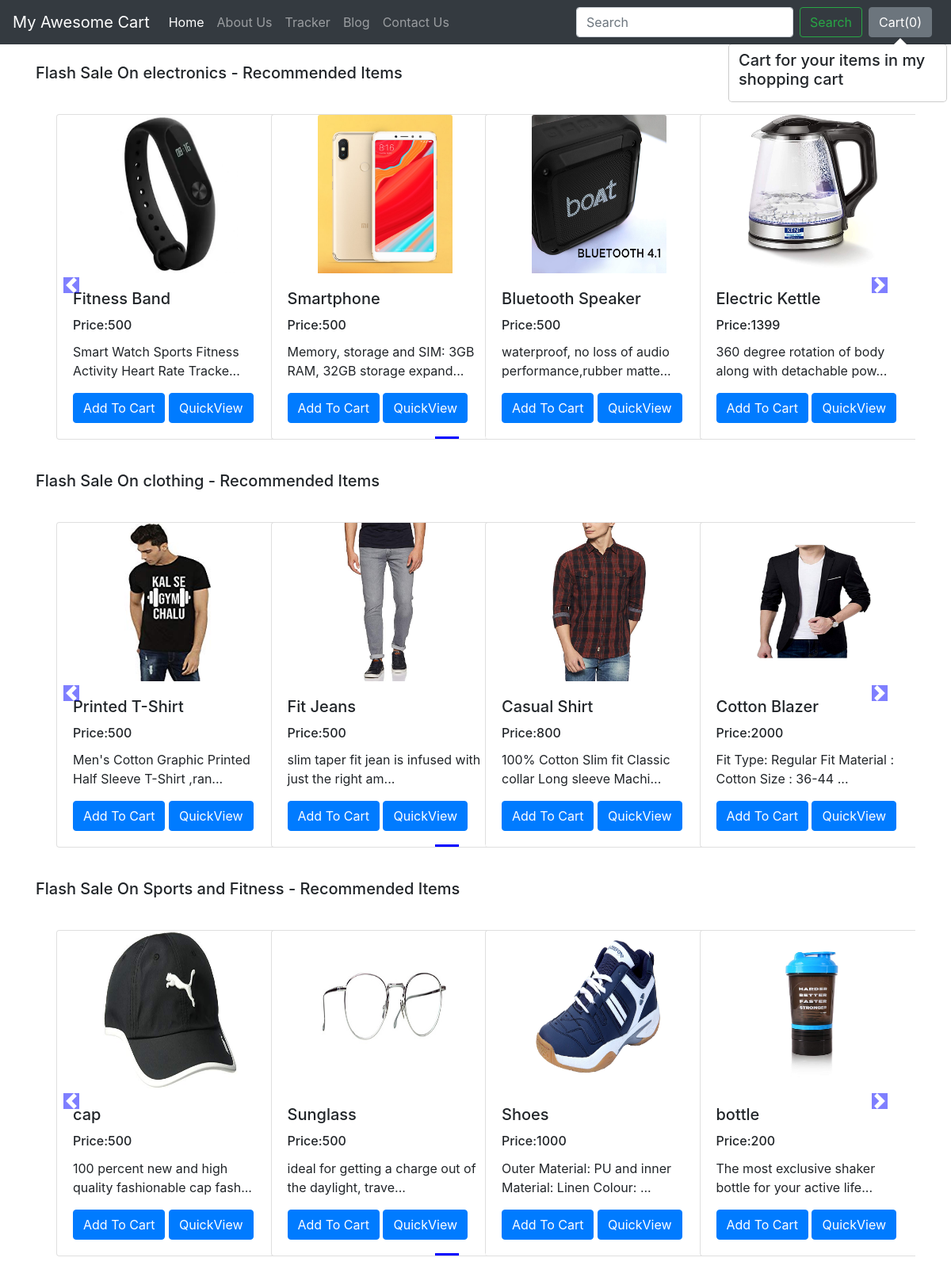
The app's page /shop/ with its own data.
### shop/models.py (models this page shows, shortened)
class Product(models.Model):
    product_id = models.AutoField
    product_name = models.CharField(max_length=50)
    category = models.CharField(max_length=50, default="")
    subcategory = models.CharField(max_length=50, default="")
    price = models.IntegerField(default=0)
    desc = models.CharField(max_length=300)
    pub_date = models.DateField()
    image = models.ImageField(upload_to='shop/images', default="")

### shop/views.py (the view)
# urls.py: path("", views.index, name="blogHome"),
def index(request):
    allProds = []
    catprods = Product.objects.values('category', 'id')
    cats = {item['category'] for item in catprods}
    for cat in cats:
        prod = Product.objects.filter(category=cat)
        n = len(prod)
        nSlides = n // 4 + ceil((n / 4) - (n // 4))
        allProds.append([prod, range(1, nSlides), nSlides])
    params = {'allProds':allProds}
    return render(request, 'shop/index.html', params)

### shop/templates/shop/index.html (shortened to what this page needs)
{% extends 'shop/basic.html' %}
{% block body %}
{% load static %}
<div class="container">
    {% for product, range, nSlides in allProds %}
    <h5 class="my-4">Flash Sale On {{product.0.category}} - Recommended Items</h5>
    <div class="row">
        <div id="demo{{forloop.counter}}" class="col carousel slide my-3" data-ride="carousel">
            <ul class="carousel-indicators">
                <li data-target="#demo{{forloop.counter}}" data-slide-to="0" class="active"></li>
                {% for i in range %}
                <li data-target="#demo{{forloop.parentloop.counter}}" data-slide-to="{{i}}"></li>
                {% endfor %}
            </ul>
            <div class="container carousel-inner no-padding">
                <div class="carousel-item active">
                    {% for i in product %}
                    <div class="col-xs-3 col-sm-3 col-md-3">
                        <div class="card align-items-center" style="width: 18rem;">
                            <img src='/media/{{i.image}}' class="card-img-top" alt="...">
                            <div class="card-body">
                                <h5 class="card-title" id="namepr{{i.id}}">{{i.product_name}}</h5>
                                 <h6 class="card-title" >Price:<span id="pricepr{{i.id}}">{{i.price}}</span> </h6>
                                <p class="card-text">{{i.desc|slice:"0:53"}}...</p>
                                <span id="divpr{{i.id}}" class="divpr">
                                    <button id="pr{{i.id}}" class="btn btn-primary cart">Add To Cart</button>
                                </span>
                                <a href="/shop/products/{{i.id}}"><button id="qv{{i.id}}" class="btn btn-primary cart">QuickView</button></a>
                            </div>
                        </div>
                    </div>
                    {% if forloop.counter|divisibleby:4 and forloop.counter > 0 and not forloop.last %}
                </div>
                    {% endif %}
                    {% endfor %}
            </div>
        </div>
        <a class="carousel-control-prev" href="#demo{{forloop.counter}}" data-slide="prev">
            <span class="carousel-control-prev-icon"></span>
        </a>
        <a class="carousel-control-next" href="#demo{{forloop.counter}}" data-slide="next">
            <span class="carousel-control-next-icon"></span>
        </a>
    </div>
    {% endfor %}
</div>
{% endblock %}

### records on screen
Product: category "electronics", image (picture), product_name "Fitness Band", price "500", desc "Smart Watch Sports Fitness Activity Heart Rate Tracke"
Product: image (picture), product_name "Smartphone", price "500", desc "Memory, storage and SIM: 3GB RAM, 32GB storage expand"
Product: image (picture), product_name "Bluetooth Speaker", price "500", desc "waterproof, no loss of audio performance,rubber matte"
Product: image (picture), product_name "Electric Kettle", price "1399", desc "360 degree rotation of body along with detachable pow"
Product: category "clothing", image (picture), product_name "Printed T-Shirt", price "500", desc "Men's Cotton Graphic Printed Half Sleeve T-Shirt ,ran"
Product: image (picture), product_name "Fit Jeans", price "500", desc "slim taper fit jean is infused with just the right am"
Product: image (picture), product_name "Casual Shirt", price "800", desc "100% Cotton Slim fit Classic collar Long sleeve Machi"
Product: image (picture), product_name "Cotton Blazer", price "2000", desc "Fit Type: Regular Fit Material : Cotton Size : 36-44"
Product: category "Sports and Fitness", image (picture), product_name "cap", price "500", desc "100 percent new and high quality fashionable cap fash"
Product: image (picture), product_name "Sunglass", price "500", desc "ideal for getting a charge out of the daylight, trave"
Product: image (picture), product_name "Shoes", price "1000", desc "Outer Material: PU and inner Material: Linen Colour:"
Product: image (picture), product_name "bottle", price "200", desc "The most exclusive shaker bottle for your active life"
